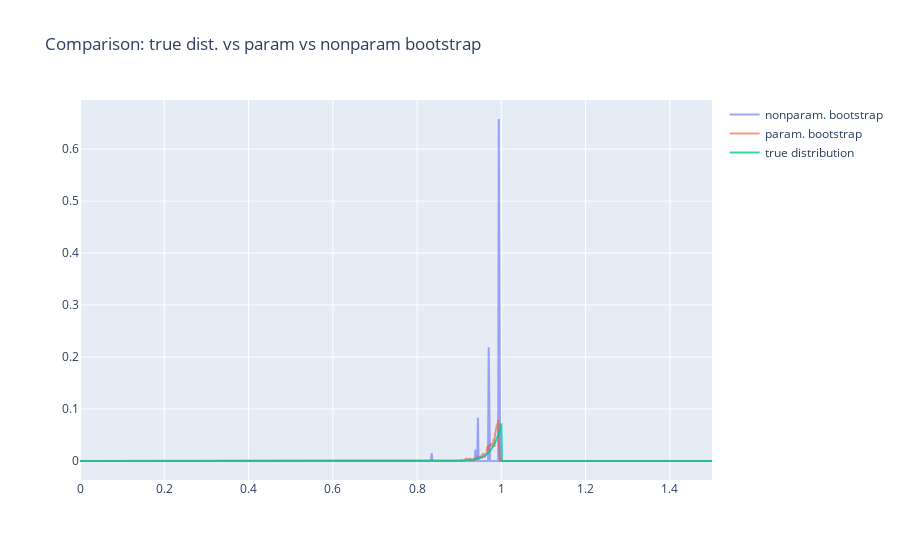

Notebook code cell kept with this figure:
### Code cell


### Figure 1 — Plotly figure (JSON) as saved in the notebook; plotly's stock layout.template omitted (floating-point values rounded to 4 significant figures; data arrays with more than 128 entries replaced by an {"elided": "..."} marker saying what was removed)
{"data": [{"name": "nonparam. bootstrap", "opacity": 0.6, "x": {"elided": "1000 float values"}, "y": {"elided": "1000 float values"}, "type": "scatter"}, {"name": "param. bootstrap", "opacity": 0.6, "x": {"elided": "1000 float values"}, "y": {"elided": "1000 float values"}, "type": "scatter"}, {"name": "true distribution", "opacity": 0.8, "x": {"elided": "1000 float values"}, "y": {"elided": "1000 float values"}, "type": "scatter"}], "layout": {"title": {"text": "Comparison: true dist. vs param vs nonparam bootstrap"}}}
